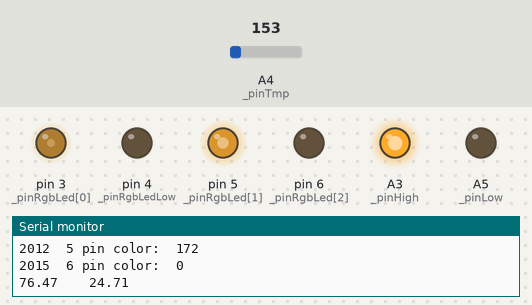
A sketch run on a simulated Arduino Uno, built with avr-gcc and run on an emulated ATmega328P. Parts: output pins drawn as LEDs (lit = HIGH), the last lines printed to the serial monitor. The inputs (shaded band) are chosen by the test bench; at power-on: A4 (_pinTmp) = 153.

Above: at 2.8 s.
2.9 s: A4 (_pinTmp) set to 165
At 4.2 s:
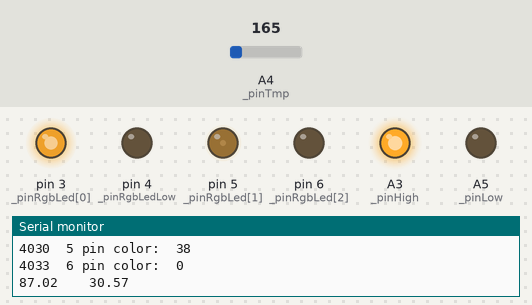
4.5 s: A4 (_pinTmp) set to 175
At 6.2 s:
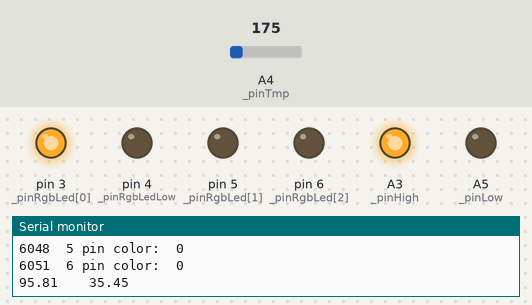
6.5 s: A4 (_pinTmp) set to 168
At 7.4 s:
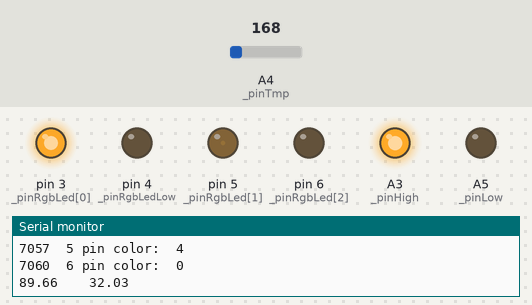
8.5 s: A4 (_pinTmp) set to 133
At 9.7 s:
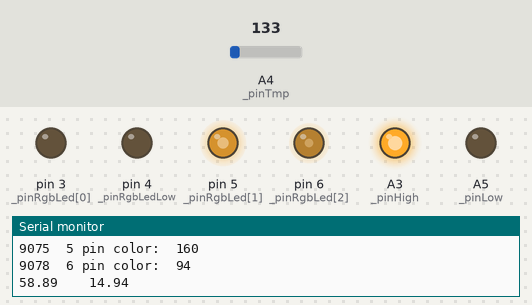
10.5 s: A4 (_pinTmp) set to 114
At 11.9 s:
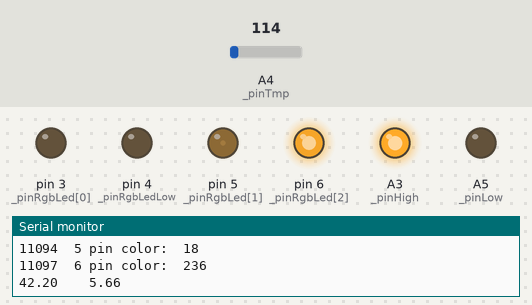
12.5 s: A4 (_pinTmp) set to 191
At 14.1 s:
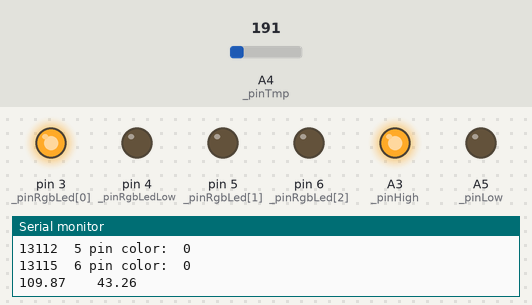
Timing chart, 0 to 15.6 s (numbered marks = the images above; inputs shaded):
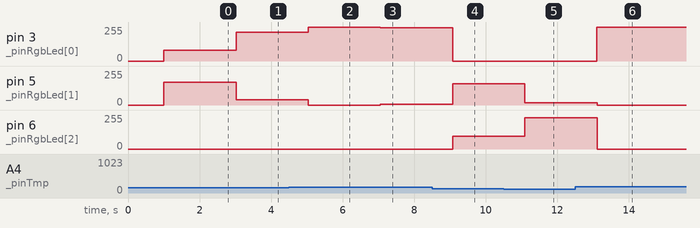

The sketch:

ArgentinaSimpleTempSensorRgbLed.ino
```cpp
#define IS_TEST
#define ARRAY_SIZE(A) (sizeof(A) / sizeof((A)[0]))

//Temperature TMP 36
const int _pinTmp=A4, _pinHigh = A3, _pinLow = A5;
const unsigned int tmpUpdateDelay = 1000;
unsigned long tmpLastUpdate;
float _tempC, _tempF, _tempCadjust = 0.0;
const int tempShowCount = 3;

//Temperature Settings
const float _tempPerfect = 70., _tempPerfectRange = 2.0, _tempMax = 90., _tempMin = 40.;

//RGB Variables
int _pinRgbLed[] = {3, 5, 6};
const int _pinRgbLedLow = 4; //ground PIN
int _pinRgbLedCount = ARRAY_SIZE(_pinRgbLed);
const float _maxBrightness = 255.;

void setup(){
  #if defined(IS_TEST)
    Serial.begin(115200);
    Serial.println("Fenrenheit \tCelcius");
  #endif

  pinMode(_pinHigh, OUTPUT);
  pinMode(_pinLow, OUTPUT);
  pinMode(_pinTmp, INPUT);
  pinMode(_pinRgbLedLow, OUTPUT);

  for(int i=0; i< _pinRgbLedCount; i++){
    pinMode(_pinRgbLed[i], OUTPUT);
  }

  //Set High and Low for the TMP36 sensor
  digitalWrite(_pinHigh, HIGH);
  digitalWrite(_pinLow, LOW);

  //Set ground for the RGB led
  digitalWrite(_pinRgbLedLow, LOW);
}

void loop(){
  static int tempFold = 999;

  if(millis() - tmpLastUpdate > tmpUpdateDelay || tmpLastUpdate > millis()){
    if(_tempF != tempFold){
      tmp36Sensor();
      showTmpRgbLed();

      tempFold = (int)_tempF;
    }

    #if defined(IS_TEST)
      Serial.print(_tempF);
      Serial.print("\t\t");
      Serial.println(_tempC);
    #endif

    tmpLastUpdate = millis();
  }
}

void showTmpRgbLed(){
  static int rgbTempColors[] = {0,0,0};

  float diff = _tempF - _tempPerfect;
  float adjust;

  if(diff > _tempPerfectRange){
    adjust = (diff/(_tempMax - _tempPerfect)) * _maxBrightness;
    adjust = constrain(adjust, 0, _maxBrightness);

    rgbTempColors[0] = adjust;
    rgbTempColors[1] = _maxBrightness - adjust; //need to add to this
    rgbTempColors[2] = 0;
  }else if(diff < -1.*_tempPerfectRange){
    adjust = (diff/(_tempMin - _tempPerfect)) * _maxBrightness;
    adjust = constrain(adjust, 0, _maxBrightness);

    rgbTempColors[0] = 0;
    rgbTempColors[1] = _maxBrightness - adjust; //need to add to this
    rgbTempColors[2] = adjust;
  }else{
    rgbTempColors[0] = 0;
    rgbTempColors[1] = _maxBrightness; //need to add to this
    rgbTempColors[2] = 0;
  }

  for(int i=0; i<_pinRgbLedCount; i++){
    #if defined(IS_TEST)
      Serial.print(millis()); Serial.print("\t");
      Serial.print(String(_pinRgbLed[i]) + String(" pin color:\t")); Serial.println(rgbTempColors[i]);
    #endif

    setRgbColor(&_pinRgbLed[i], &rgbTempColors[i]);
  }
}

void setRgbColor(int * pin, int * colorValue)
{
  analogWrite(*pin, *colorValue);
  delay(2);
}


void tmp36Sensor(){
  int reading = analogRead(_pinTmp);
  float tmp36Voltage = reading * 5.0;
  tmp36Voltage /= 1024.0;

  _tempC = (tmp36Voltage - .5)*100.0 + _tempCadjust;
  _tempF = (_tempC * 9.0/5.0) + 32.;

  //Serial.print("Temp F: "); Serial.println(tempF);
}
```

Measured:
- after the input at 2.9 s, pin 3 (_pinRgbLed[0]): 82/255 → 216/255 after 0.12 s; pin 5 (_pinRgbLed[1]): 172/255 → 38/255 after 0.12 s
- after the input at 4.5 s, pin 3 (_pinRgbLed[0]): 216/255 → 255/255 after 0.54 s; pin 5 (_pinRgbLed[1]): 38/255 → 0/255 after 0.54 s
- after the input at 6.5 s, pin 3 (_pinRgbLed[0]): 255/255 → 250/255 after 0.56 s; pin 5 (_pinRgbLed[1]): 0/255 → 4/255 after 0.56 s
- after the input at 8.5 s, pin 3 (_pinRgbLed[0]): 250/255 → 0/255 after 0.57 s; pin 5 (_pinRgbLed[1]): 4/255 → 160/255 after 0.58 s; pin 6 (_pinRgbLed[2]): 0/255 → 94/255 after 0.58 s
- after the input at 10.5 s, pin 5 (_pinRgbLed[1]): 160/255 → 18/255 after 0.60 s; pin 6 (_pinRgbLed[2]): 94/255 → 236/255 after 0.60 s
- after the input at 12.5 s, pin 3 (_pinRgbLed[0]): 0/255 → 255/255 after 0.61 s; pin 5 (_pinRgbLed[1]): 18/255 → 0/255 after 0.61 s; pin 6 (_pinRgbLed[2]): 236/255 → 0/255 after 0.62 s
